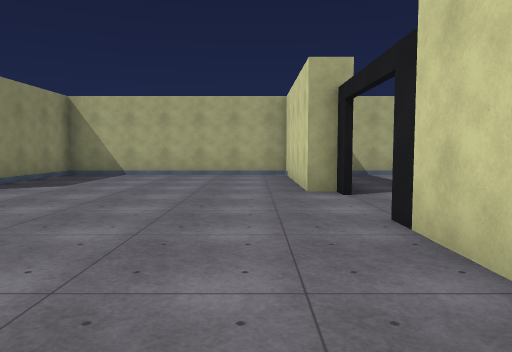
View 1 (above)

18 first-person views from a walk through a 3-D level made in the Unity game engine. The camera is 1.4 m above the floor, tilts 4° down and sees 70° across. The floor is counted in squares, 2 m on a side. Each view is taken from the middle of a square. On the plan, view 1 faces up. The plan holds only what a view shows up to about 11 squares ahead; the rest is blank. Door leaves are left out, so doorways stand open. Surface patterns are stand-ins for the level's own textures.

View 2
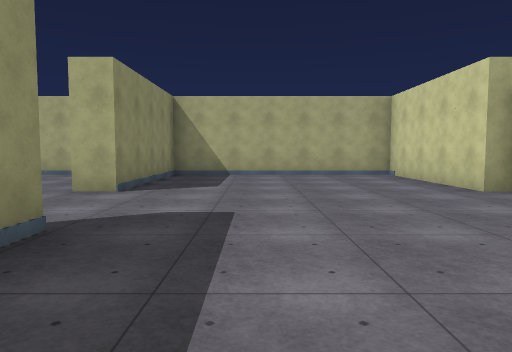

View 3
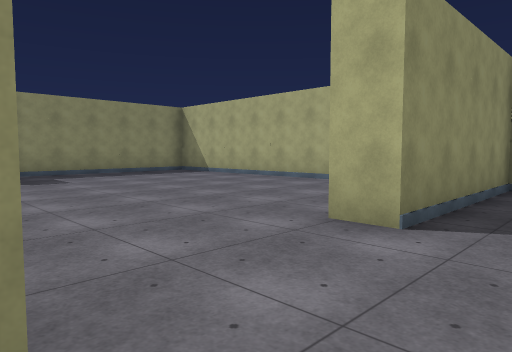

View 4
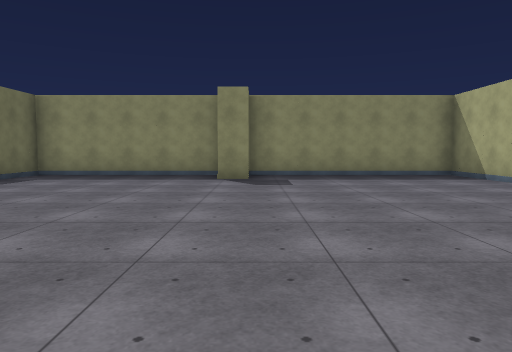

View 5
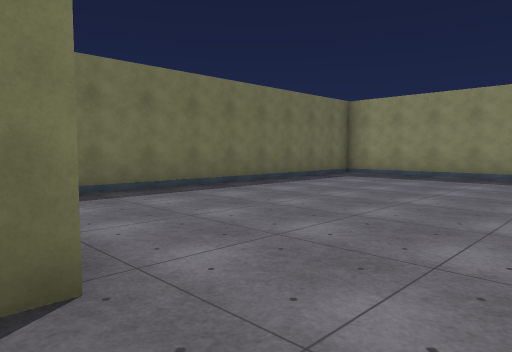

View 6
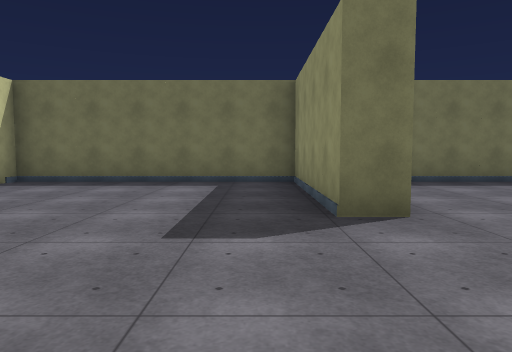

View 7
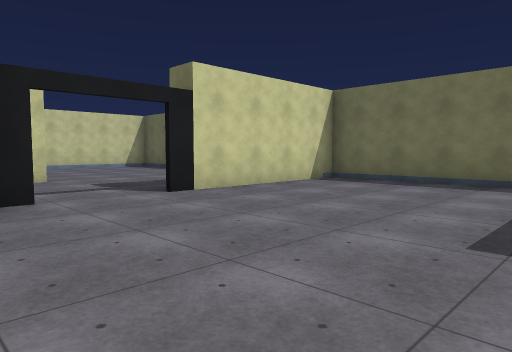

View 8
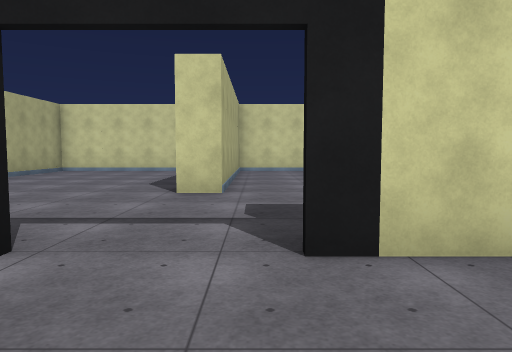

View 9
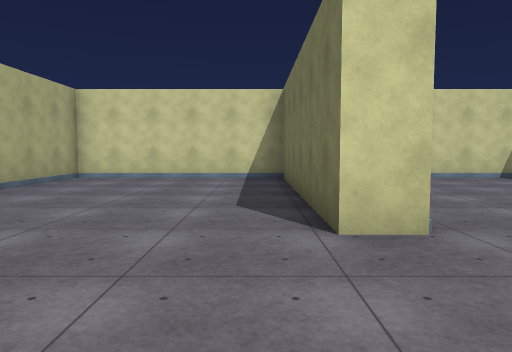

View 10
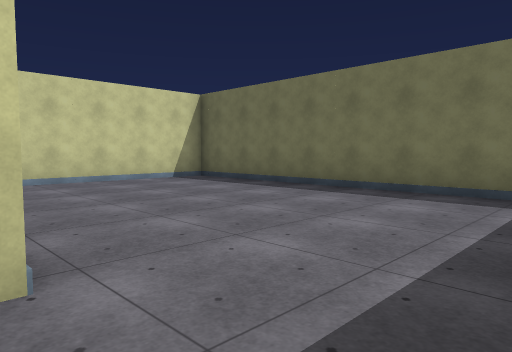

View 11
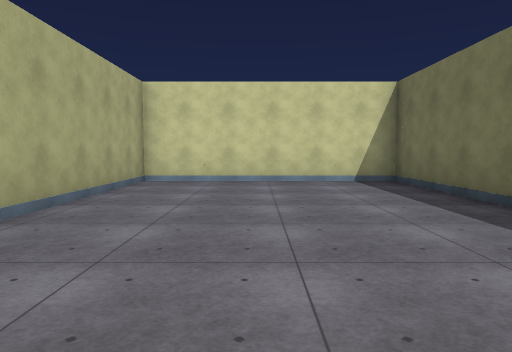

View 12
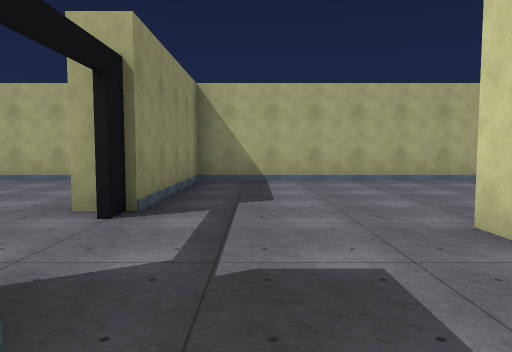

View 13
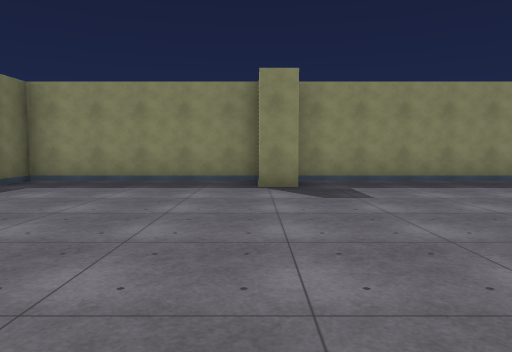

View 14
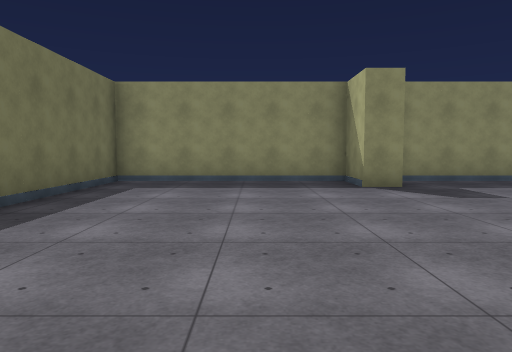

View 15
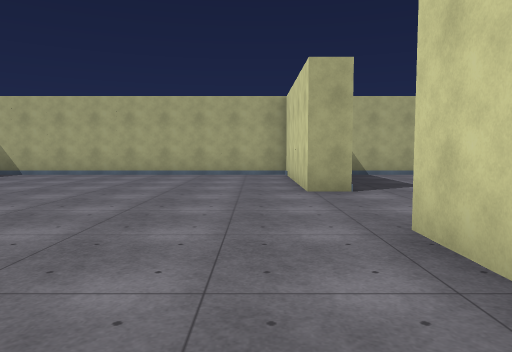

View 16
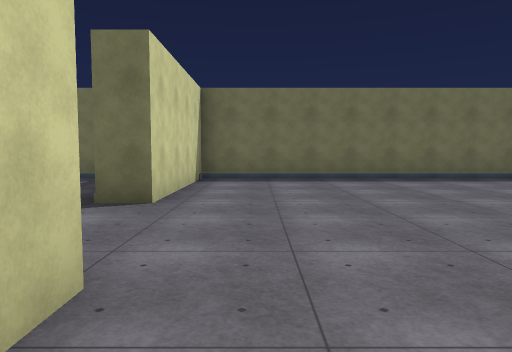

View 17
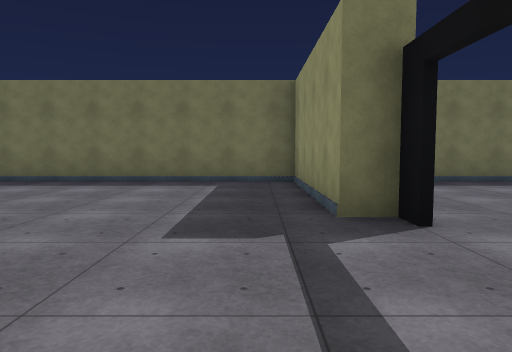

View 18
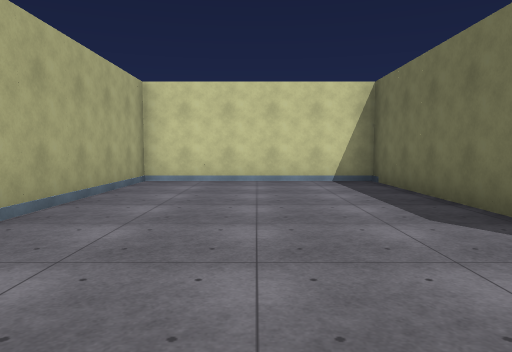

### Floor plan
Ten units are one square. View 1 is at (0, 0); x grows to the right and y downward. Boxes are objects, and circles mark ways between rooms. Rooms are numbered by the first view taken in them; rooms with no view inside come last. Other rooms are left out.
<svg viewBox="-159 -111 278 128">
<path fill="none" stroke="#000" d="M-140 -49 -140 -41 -154 -41 -154 12 -56 12 -56 -32 -49 -32 -49 12 14 12 14 -37M9 -62 9 -106 -54 -106 -54 -62 -61 -62 -61 -106 -154 -106 -154 -47M14 -56 14 -62M50 -46 50 -53 114 -53 114 -106 16 -106 16 -56M18 -62 9 -62M14 -32 21 -32M21 -32 21 12 114 12 114 -46 50 -46M16 -37 16 -31"/>
<circle cx="10" cy="-45" r="3" fill="#2a7"/>
<circle cx="35" cy="-45" r="3" fill="#2a7"/>
<text x="-70" y="-40">1</text>
<text x="60" y="-80">2</text>
<text x="70" y="-10">3</text>
</svg>
Room 1 opens to room 2. Room 2 opens to room 3.

Where each view was taken, in squares from view 1:
view 1: 0 up, 0 right, facing up
view 2: 0 up, 3 left, facing up
view 3: 3 up, 4 left, facing up-left
view 4: 5 up, 5 left, facing left
view 5: 5 up, 5 left, facing down-left
view 6: 7 up, 4 left, facing down
view 7: 7 up, 4 left, facing down-right
view 8: 4 up, 1 left, facing right
view 9: 6 up, 2 right, facing right
view 10: 5 up, 3 right, facing down-right
view 11: 2 up, 3 right, facing right
view 12: 2 up, 3 right, facing up
view 13: 4 up, 7 left, facing left
view 14: 2 up, 7 left, facing left
view 15: 0 up, 7 left, facing up
view 16: 8 up, 7 left, facing down
view 17: 7 up, 3 right, facing down
view 18: 8 up, 3 right, facing right
